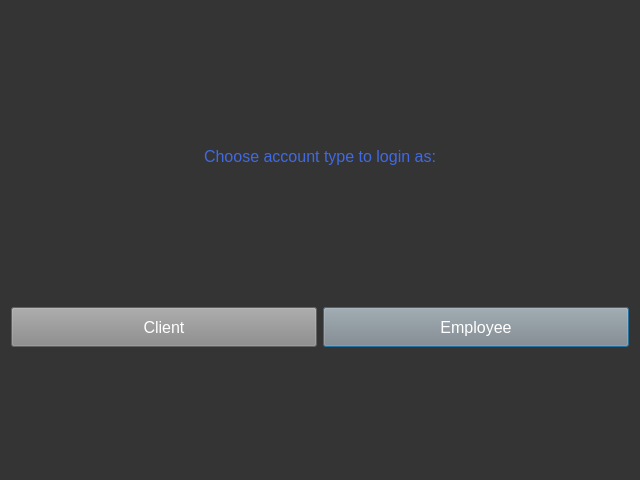
<?xml version="1.0" encoding="UTF-8"?>
<ui version="4.0">
 <class>Dialog</class>
 <widget class="QDialog" name="Dialog">
  <property name="geometry">
   <rect>
    <x>0</x>
    <y>0</y>
    <width>640</width>
    <height>480</height>
   </rect>
  </property>
  <property name="minimumSize">
   <size>
    <width>640</width>
    <height>480</height>
   </size>
  </property>
  <property name="windowTitle">
   <string>Dialog</string>
  </property>
  <property name="styleSheet">
   <string notr="true">QLabel{
color: #4169E1;
font-size:12pt;
}
QDialog{
background-color: #343434;
font-size: 13pt;
}
QPushButton{
font-size:12pt;
}</string>
  </property>
  <layout class="QGridLayout" name="gridLayout">
   <item row="2" column="1">
    <widget class="QPushButton" name="employee_button">
     <property name="minimumSize">
      <size>
       <width>0</width>
       <height>40</height>
      </size>
     </property>
     <property name="styleSheet">
      <string notr="true">background-color: #888888;
color: #FFFFFF;</string>
     </property>
     <property name="text">
      <string>Employee</string>
     </property>
    </widget>
   </item>
   <item row="2" column="0">
    <widget class="QPushButton" name="client_button">
     <property name="minimumSize">
      <size>
       <width>0</width>
       <height>40</height>
      </size>
     </property>
     <property name="styleSheet">
      <string notr="true">background-color: #888888;
color: #FFFFFF;</string>
     </property>
     <property name="text">
      <string>Client</string>
     </property>
    </widget>
   </item>
   <item row="1" column="0" colspan="2">
    <widget class="QLabel" name="label">
     <property name="minimumSize">
      <size>
       <width>0</width>
       <height>0</height>
      </size>
     </property>
     <property name="maximumSize">
      <size>
       <width>16777215</width>
       <height>50</height>
      </size>
     </property>
     <property name="styleSheet">
      <string notr="true"/>
     </property>
     <property name="text">
      <string>Choose account type to login as:</string>
     </property>
     <property name="alignment">
      <set>Qt::AlignCenter</set>
     </property>
    </widget>
   </item>
  </layout>
 </widget>
 <resources/>
 <connections/>
</ui>
